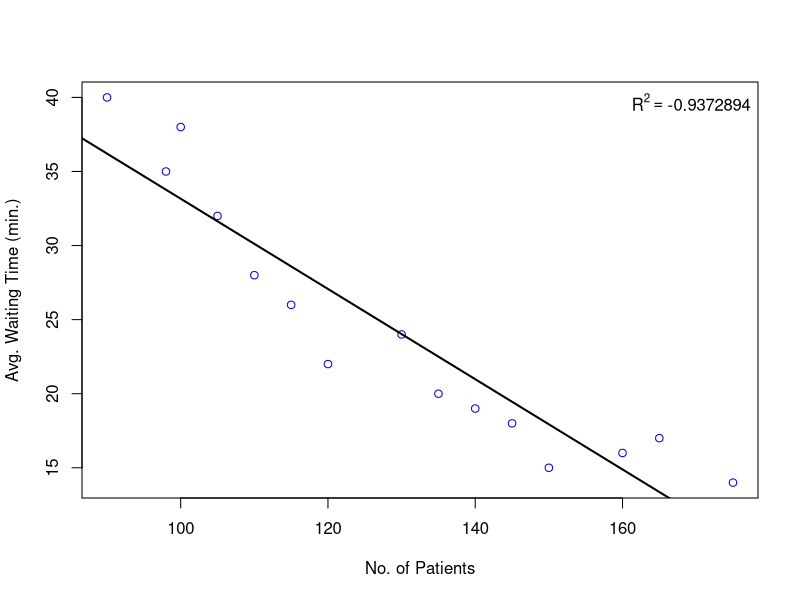

This figure's R source: (Note: this script raises an error after producing the figure.)

health_df <- data.frame( 
  Patients = c(120, 145, 98, 110, 160, 135, 90, 175, 150, 105, 130, 165, 115, 140, 100), 
  AvgWaitMin = c(22, 18, 35, 28, 16, 20, 40, 14, 15, 32, 24, 17, 26, 19, 38), 
  StaUOnDuty = c(12, 14, 10, 11, 16, 13, 9, 18, 15, 10, 12, 17, 11, 14, 9), 
  BedOccupancyPct = c(72, 80, 58, 65, 83, 76, 52, 88, 85, 60, 74, 90, 68, 79, 55), 
  PatientSatisfaction = c(85, 88, 74, 80, 92, 86, 70, 94, 91, 76, 84, 93, 82, 87, 72), 
  ReadmissionRatePct = c(9.5, 8.2, 13.0, 11.4, 7.8, 9.0, 14.5, 7.2, 7.6, 12.2, 9.8, 6.9, 10.5,  8.6, 13.8), 
  VaccinationCoveragePct = c(68, 75, 52, 60, 82, 70, 48, 85, 80, 55, 66, 88, 62, 73, 50), 
  AvgLengthOfStayDays = c(4.2, 3.8, 6.1, 5.0, 3.5, 4.0, 6.8, 3.2, 3.4, 5.7, 4.3, 3.1, 4.8, 3.9,  6.4) 
) 

plot(x=health_df$Patients,
     y=health_df$AvgWaitMin,
     xlab="No. of Patients",
     ylab="Avg. Waiting Time (min.)",
     col="blue")
abline(lm(AvgWaitMin ~ Patients, data=health_df), lwd=2)
r_coeff <-cor(x=health_df$Patients, y=health_df$AvgWaitMin, method="pearson")
legend("topright", 
       legend = bquote(R^2 == .(r_coeff)),
       bty = "n")
cor_mat <- cor(health_df,method="pearson")

corrplot(cor_mat, method = "cirle", tl.col = "black",tl.srt=45, number.cex = 0.7)

#----------------------------------
# BOOTSTRAPPING
#-----------------------------------

set.seed(2026)
x<-health_df$AvgLengthOfStayDays
#original mean and sd
mean(x)
sd(x)

#bootstrapped parameters
n <- length(x)
R <- 200
bootstrap_means<-numeric(R)

#Repeat sampling for R times
for (i in 1:R){
  #create vector for bootstrap dataset
  resample <- numeric(n)
  #Pick a data in dataset for n times
  for (j in 1:n){
    resample[j]=sample(x, size=1, replace=TRUE)
  }
  #Record the mean per new bootstrap dataset
  bootstrap_means[i]<-mean(resample)
}
#Calculate mean of bootstrap means
avg_bootstrap_mean <- mean(bootstrap_means)
avg_bootstrap_mean
#Calculate bootstrap std
bootstrap_se=sd(bootstrap_means)
bootstrap_se
#Calculate confidence interval
ci_99 <- quantile(bootstrap_means, probs = c(0.005, 0.995))
ci_99

ci_99_orig<-quantile(x,probs = c(0.005, 0.995))
ci_99_orig
#Histogram 
hist(bootstrap_means, breaks = 50, col = "darkseagreen", 
     main = "Bootstrapped Sample (99% CI)",
     xlab = "Average Length of Stay (Days)")
abline(v = ci_99[1], col = "red", lwd = 2, lty = 2) # Lower bound
abline(v = ci_99[2], col = "red", lwd = 2, lty = 2) # Upper bound
abline(v = mean(x), col = "blue", lwd = 2)         # Original mean

#----------------------------------
# Central Limit Theorem
#-----------------------------------

set.seed(123)
size <-5
prob <-0.3
n_vec <-c(10,1000,10000) #number of repetitions
m<-30 #sample size per repetition

mean_clt<- size*prob
var_clt<-size*prob* (1 - prob)

simulate_means <- function(n, m, size, prob) {
  replicate(n, mean(rbinom(m, size, prob)))
}

par(mfrow = c(1, 3))

for (n in n_vec) {
  xbar <- simulate_means(n, m, size, prob)
  #simulation mean and variance
  sim_mean <- mean(xbar)
  sim_var  <- var(xbar)
  
  #histogram
  hist(xbar, breaks = 30, probability = TRUE, col = "lightblue", border = "white",
       main = paste("n =", n), xlab = "Sample Means")
  
  curve(dnorm(x, mean = mean_clt, sd = sqrt(var_clt / m)), 
        add = TRUE, col = "darkblue", lwd = 2)
  abline(v = mean_clt, col = "red", lwd = 2, lty = 2)
  
  cat(paste("\nResults for n =", n, ":\n"))
  cat("Approx. Mean:", round(sim_mean, 4), "\n")
  cat("Approx. Variance:", round(sim_var, 4), "\n")
}
